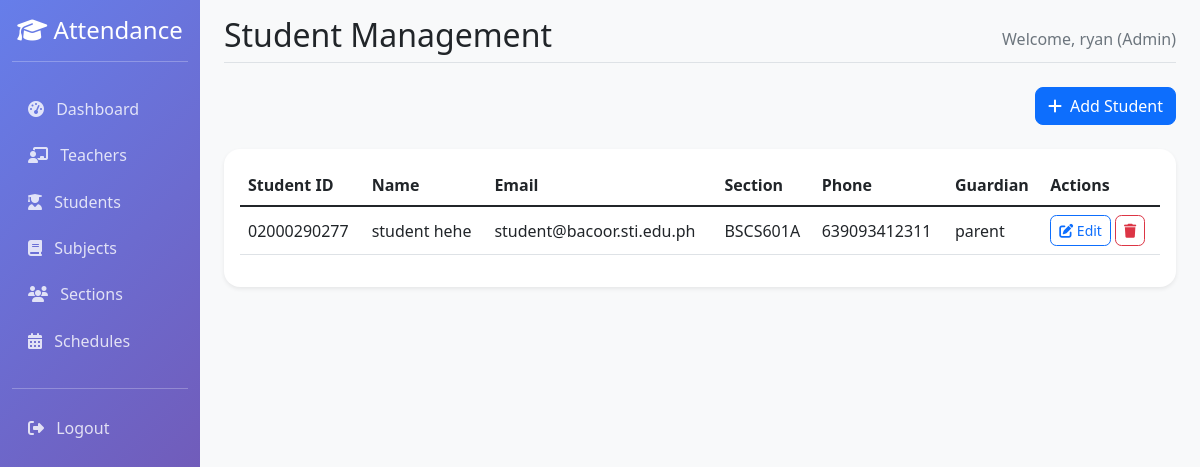
Page /admin-portal/students/ (signed in) on the earlier database version.
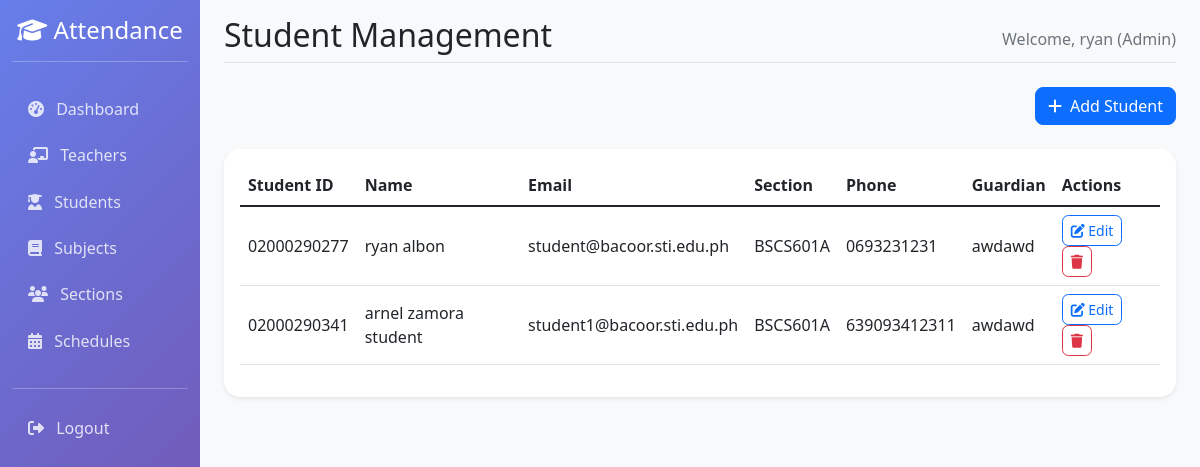
Same page on the later database version.
### webapp/models.py (models this page shows, shortened)
class Student(models.Model):
    id = models.UUIDField(primary_key=True, default=uuid.uuid4, editable=False)
    user = models.OneToOneField(CustomUser, on_delete=models.CASCADE)
    student_id = models.CharField(max_length=20, unique=True)
    first_name = models.CharField(max_length=50)
    last_name = models.CharField(max_length=50)
    section = models.ForeignKey(Section, on_delete=models.CASCADE)
    phone = models.CharField(max_length=15, blank=True)
    guardian_name = models.CharField(max_length=100, blank=True)
    guardian_phone = models.CharField(max_length=15, blank=True)
    @property
    def full_name(self):
        return f"{self.first_name} {self.last_name}"

class CustomUser(AbstractUser):
    USER_TYPE_CHOICES = [
        ('admin', 'Admin'),
        ('teacher', 'Teacher'),
        ('student', 'Student'),
    ]
    email = models.EmailField(unique=True)
    user_type = models.CharField(max_length=10, choices=USER_TYPE_CHOICES)
    middle_name = models.CharField(max_length=150, blank=True)
    USERNAME_FIELD = 'email'
    REQUIRED_FIELDS = ['username', 'first_name', 'last_name', 'user_type']

class Section(models.Model):
    id = models.UUIDField(primary_key=True, default=uuid.uuid4, editable=False)
    name = models.CharField(max_length=50)
    year_level = models.CharField(max_length=20)
    created_at = models.DateTimeField(auto_now_add=True)

### webapp/admin_views.py (the view)
# urls.py: path('students/', admin_views.student_list, name='student_list'),
@login_required
def student_list(request):
    if request.user.user_type != 'admin':
        return redirect('login')
    try:
        students = Student.objects.select_related('user', 'section').all().order_by('student_id')
        context = {
            'students': students,
            'sections': Section.objects.all(),
        }
        return render(request, 'webapp/admin/student_list.html', context)
    except Exception as e:
        messages.error(request, f'Error loading students: {str(e)}')
        return redirect('admin_dashboard')

### webapp/templates/webapp/admin/student_list.html (shortened to what this page needs)
{% extends 'webapp/base.html' %}
{% block page_title %}Student Management{% endblock %}
{% block content %}
<div class="row">
    <div class="col-12 mb-4">
        <div class="d-flex justify-content-end">
            <button type="button" class="btn btn-primary" data-bs-toggle="modal" data-bs-target="#addStudentModal">
                <i class="fas fa-plus me-2"></i>Add Student
            </button>
        </div>
    </div>
    <div class="col-12">
        <div class="card">
            <div class="card-body">
                <div class="table-responsive">
                    <table class="table" id="student-table">
                        <thead>
                            <tr>
                                <th>Student ID</th>
                                <th>Name</th>
                                <th>Email</th>
                                <th>Section</th>
                                <th>Phone</th>
                                <th>Guardian</th>
                                <th>Actions</th>
                            </tr>
                        </thead>
                        <tbody>
                            {% for student in students %}
                            <tr>
                                <td>{{ student.student_id }}</td>
                                <td>{{ student.full_name }}</td>
                                <td>{{ student.user.email }}</td>
                                <td>{{ student.section.name }}</td>
                                <td>{{ student.phone }}</td>
                                <td>{{ student.guardian_name }}</td>
                                <td>
                                    <button type="button" class="btn btn-sm btn-outline-primary"
                                            onclick="editStudent({
                                                id: '{{ student.id }}',
                                                studentId: '{{ student.student_id }}',
                                                firstName: '{{ student.first_name }}',
                                                lastName: '{{ student.last_name }}',
                                                email: '{{ student.user.email }}',
                                                section: '{{ student.section.id }}',
                                                phone: '{{ student.phone|default:'' }}',
                                                guardianName: '{{ student.guardian_name|default:'' }}',
                                                guardianPhone: '{{ student.guardian_phone|default:'' }}'
                                            })">
                                        <i class="fas fa-edit"></i> Edit
                                    </button>
                                    <a href="{% url 'student_delete' student.id %}"
                                       class="btn btn-sm btn-outline-danger delete-student"
                                       onclick="return confirm('Are you sure you want to delete this student?')">
                                        <i class="fas fa-trash"></i>
                                    </a>
                                </td>
                            </tr>
                            {% endfor %}
                        </tbody>
                    </table>
                </div>
            </div>
        </div>
    </div>
</div>
{% endblock %}

Differences in the rows shown:
removed Student: student_id "02000290277", full_name "student hehe", user.email "student@bacoor.sti.edu.ph", section.name "BSCS601A", phone "639093412311", guardian_name "parent"
added Student: student_id "02000290277", full_name "ryan albon", user.email "student@bacoor.sti.edu.ph", section.name "BSCS601A", phone "0693231231", guardian_name "awdawd"
added Student: student_id "02000290341", full_name "arnel zamora student", user.email "student1@bacoor.sti.edu.ph", section.name "BSCS601A", phone "639093412311", guardian_name "awdawd"
